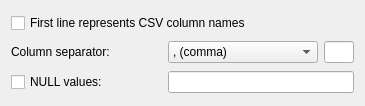
<?xml version="1.0" encoding="UTF-8"?>
<ui version="4.0">
 <class>csvImportOptions</class>
 <widget class="QWidget" name="csvImportOptions">
  <property name="geometry">
   <rect>
    <x>0</x>
    <y>0</y>
    <width>365</width>
    <height>106</height>
   </rect>
  </property>
  <property name="windowTitle">
   <string notr="true">Form</string>
  </property>
  <layout class="QGridLayout" name="gridLayout">
   <item row="1" column="1">
    <widget class="QComboBox" name="separatorCombo">
     <property name="cfg" stdset="0">
      <string notr="true">CsvImport.Separator</string>
     </property>
     <item>
      <property name="text">
       <string>, (comma)</string>
      </property>
     </item>
     <item>
      <property name="text">
       <string>; (semicolon)</string>
      </property>
     </item>
     <item>
      <property name="text">
       <string>\t (tab)</string>
      </property>
     </item>
     <item>
      <property name="text">
       <string>  (whitespace)</string>
      </property>
     </item>
     <item>
      <property name="text">
       <string>Custom:</string>
      </property>
     </item>
    </widget>
   </item>
   <item row="0" column="0" colspan="3">
    <widget class="QCheckBox" name="firstRowAsColumnsCheck">
     <property name="toolTip">
      <string>&lt;p&gt;Enable this if the first data line in your CSV file represents column names. You don't want column names to be imported into the table as a regular data.&lt;/p&gt;</string>
     </property>
     <property name="text">
      <string>First line represents CSV column names</string>
     </property>
     <property name="cfg" stdset="0">
      <string notr="true">CsvImport.FirstRowAsColumns</string>
     </property>
    </widget>
   </item>
   <item row="1" column="0">
    <widget class="QLabel" name="separatorLabel">
     <property name="text">
      <string>Column separator:</string>
     </property>
    </widget>
   </item>
   <item row="1" column="2">
    <widget class="QLineEdit" name="separatorEdit">
     <property name="maximumSize">
      <size>
       <width>30</width>
       <height>16777215</height>
      </size>
     </property>
     <property name="cfg" stdset="0">
      <string notr="true">CsvImport.CustomSeparator</string>
     </property>
    </widget>
   </item>
   <item row="2" column="0">
    <widget class="QCheckBox" name="nullCheck">
     <property name="toolTip">
      <string>If enabled, then text value provided on the right will be interpreted as NULL</string>
     </property>
     <property name="text">
      <string>NULL values:</string>
     </property>
     <property name="cfg" stdset="0">
      <string notr="true">CsvImport.NullValues</string>
     </property>
    </widget>
   </item>
   <item row="2" column="1" colspan="2">
    <widget class="QLineEdit" name="nullEdit">
     <property name="toolTip">
      <string>If your CSV data contains null values, define how are they represented in the CSV.</string>
     </property>
     <property name="cfg" stdset="0">
      <string notr="true">CsvImport.NullValueString</string>
     </property>
    </widget>
   </item>
  </layout>
 </widget>
 <resources/>
 <connections/>
</ui>
